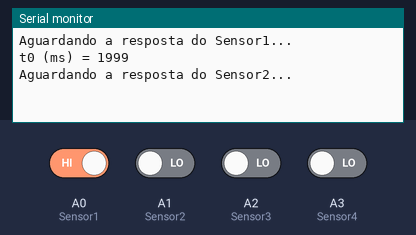
Simulated run of this sketch. Board: Arduino Uno, built with avr-gcc and run on an emulated ATmega328P. Parts: the last lines printed to the serial monitor. The test bench sets the inputs (shaded band); at power-on: A0 (Sensor1) HIGH, A1 (Sensor2), A2 (Sensor3), A3 (Sensor4) LOW.

Above: at 2.8 s.
2.9 s: A1 (Sensor2) driven HIGH
At 3.9 s:
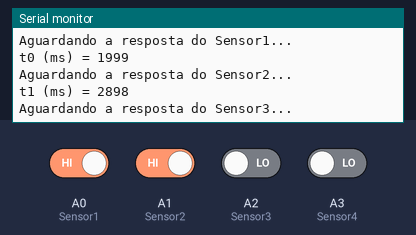
4.4 s: A2 (Sensor3) driven HIGH
At 5.0 s:
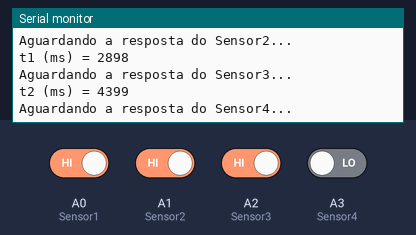
Timing chart, 0 to 7.4 s (numbered marks = the images above; inputs shaded):
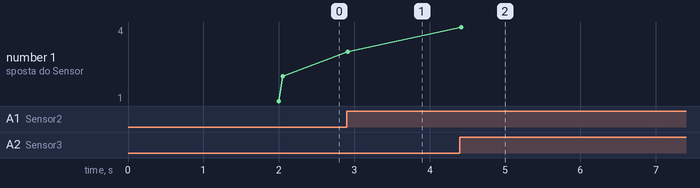

Measured:
- after the input at 2.9 s, the serial monitor: prints a new line at once (image 1)
- after the input at 4.4 s, the serial monitor: prints a new line at once (image 2)
- plotted number 1: 2 → 3 after the input at 2.9 s, 3 → 4 after the input at 4.4 s

The sketch:

Cronometro.ino
```cpp
const int Sensor1 = A0;
const int Sensor2 = A1;
const int Sensor3 = A2;
const int Sensor4 = A3;
const int Sensor5 = A4;
//const int pinTone = 8;

unsigned long t0; // tempo inicial
unsigned long t1; // tempo final no sensor2
unsigned long t2; // tempo final no sensor3
unsigned long t3; // tempo final no sensor4
unsigned long t4; // tempo final no sensor5

void setup()
{
  Serial.begin(9600);
  pinMode(Sensor1, INPUT);
  pinMode(Sensor2, INPUT);
  pinMode(Sensor3, INPUT);
  pinMode(Sensor4, INPUT);
  pinMode(Sensor5, INPUT);
  //pinMode(pinTone, OUTPUT);
}

void loop()
{
  //Serial.print("Iniciando em 2s...");
  delay(2000); // aguarda dois segundos

  // Sensor1 -------------------------------------------
  Serial.println("Aguardando a resposta do Sensor1...");
  while (digitalRead(Sensor1) == LOW)
  {
    ; // Aguarda o primeiro sensor.
  }
  t0 = millis(); // captura o tempo corrente em t0
  Serial.print("t0 (ms) = "); Serial.println(t0);
  //tone(pinTone, 800,50);
  // Sensor2 -------------------------------------------
  Serial.println("Aguardando a resposta do Sensor2...");
  while (digitalRead(Sensor2) == HIGH);
  while (digitalRead(Sensor2) == LOW);

  t1 = millis(); // captura o tempo corrente em t1
  Serial.print("t1 (ms) = "); Serial.println(t1);
  //tone(pinTone, 800,50);
  //Sensor3---------------------------------------------
  Serial.println("Aguardando a resposta do Sensor3...");
  while (digitalRead(Sensor3) == HIGH);
  while (digitalRead(Sensor3) == LOW);

  t2 = millis(); // captura o tempo corrente em t2
  Serial.print("t2 (ms) = "); Serial.println(t2);
  //tone(pinTone, 800,50);
  //Sensor4---------------------------------------------
  Serial.println("Aguardando a resposta do Sensor4...");
  while (digitalRead(Sensor4) == HIGH);
  while (digitalRead(Sensor4) == LOW);

  t3 = millis(); // captura o tempo corrente em t3
  Serial.print("t3 (ms) = "); Serial.println(t3);
  //tone(pinTone, 800,50);
  //Sensor5---------------------------------------------
  Serial.println("Aguardando a resposta do Sensor5...");
  while (digitalRead(Sensor5) == HIGH);
  while (digitalRead(Sensor5) == LOW);

  t4 = millis(); // captura o tempo corrente em t4
  Serial.print("t4 (ms) = "); Serial.println(t4);
  //tone(pinTone, 800,50);


  // Calculo -------------------------------------------
  //Serial.print("Tempo decorrido 1_2 (ms): ");
  Serial.println(t1 - t0);
  //Serial.print("Tempo decorrido 1_3 (ms): ");
  Serial.println(t2 - t0);
  //Serial.print("Tempo decorrido 1_4 (ms): ");
  Serial.println(t3 - t0);
  //Serial.print("Tempo decorrido 1_5 (ms): ");
  Serial.println(t4 - t0);

  delay(1000);
  //notone(pinTone);
  Serial.println("Experimento finalizado....");
  Serial.println("Reset o Arduino...");
  while (1); // loop infinito. reset o arduino para um novo experimento.
}
```
